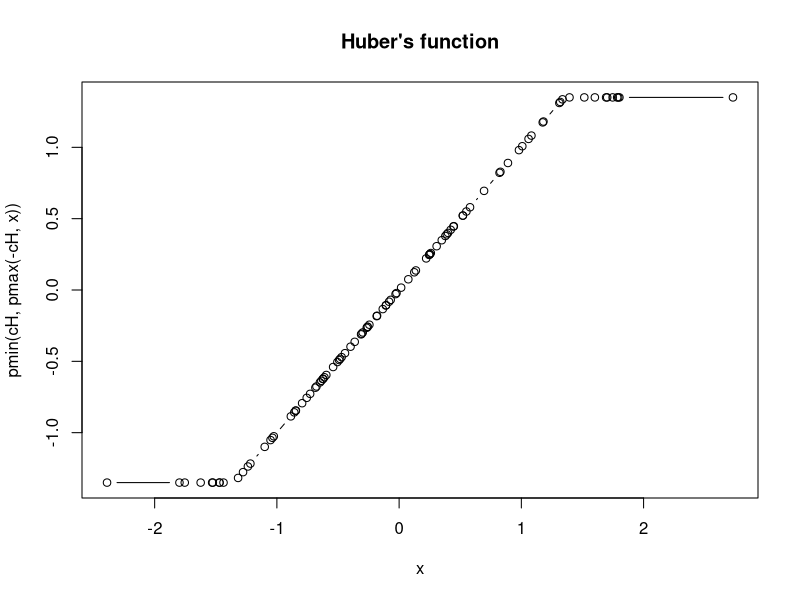
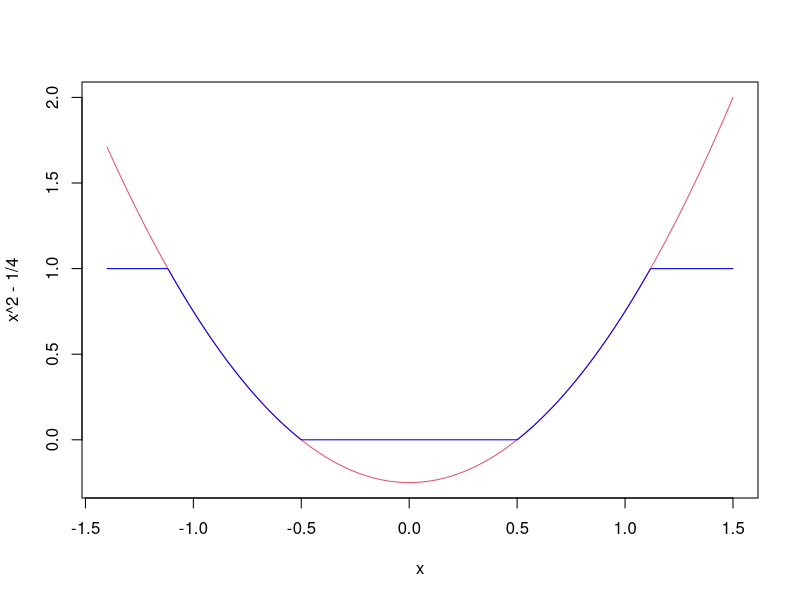
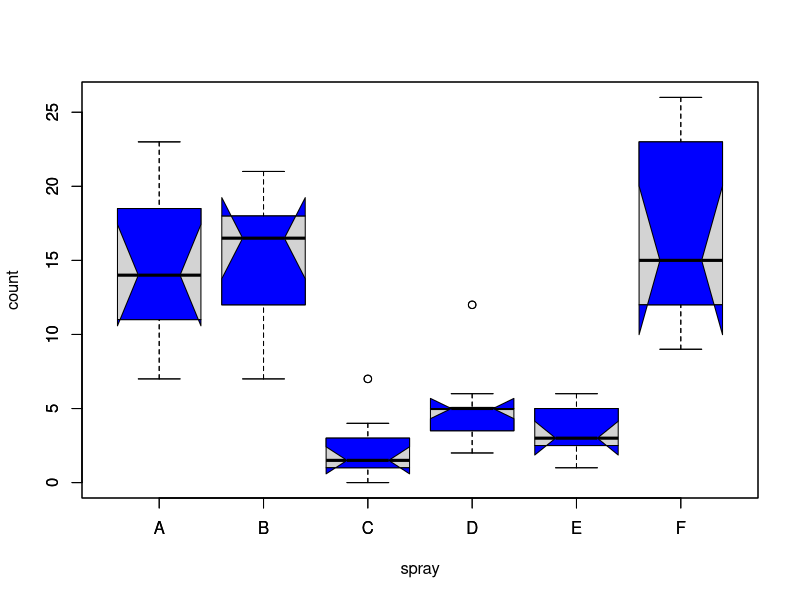
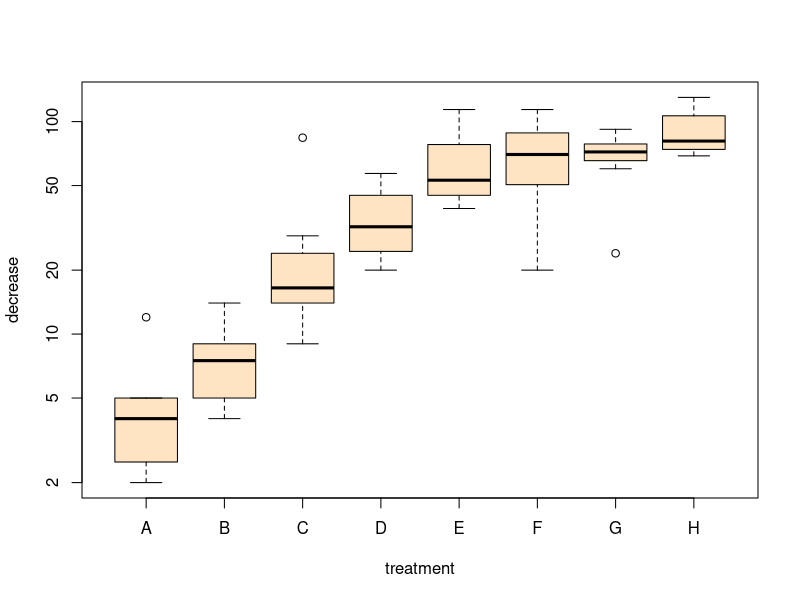
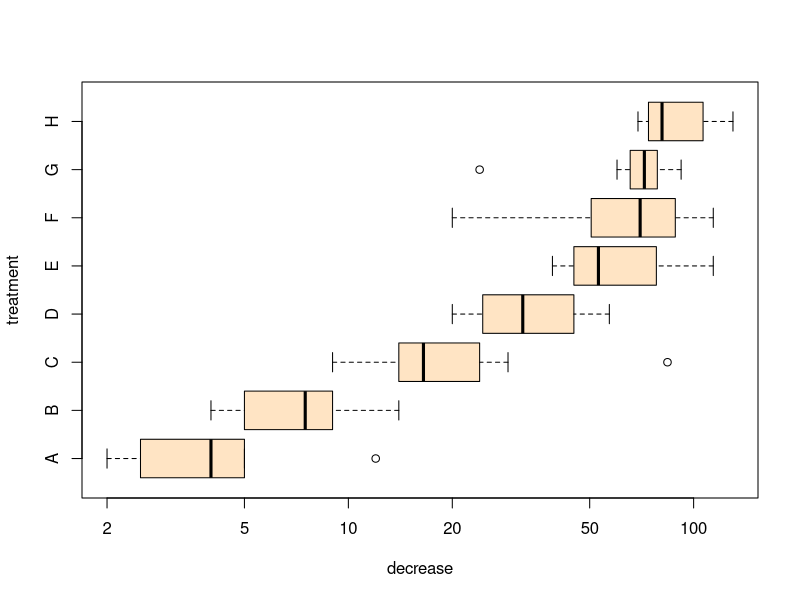
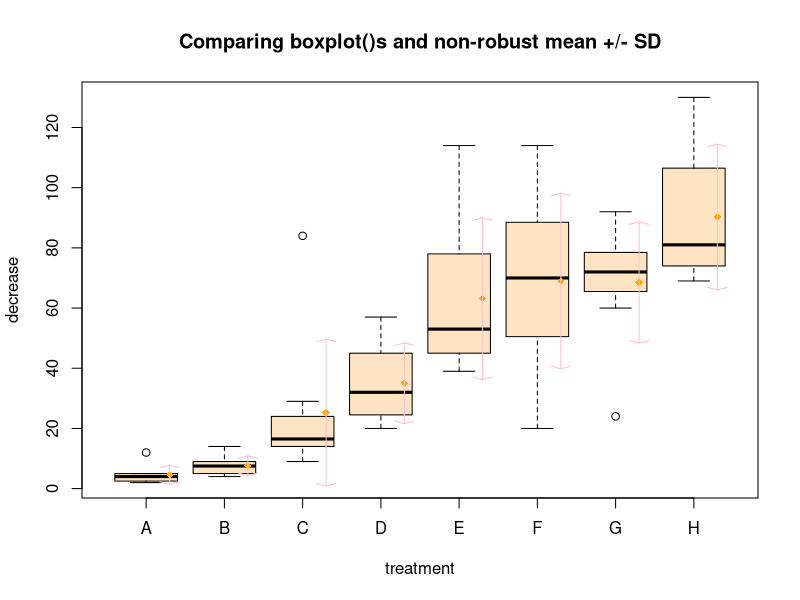
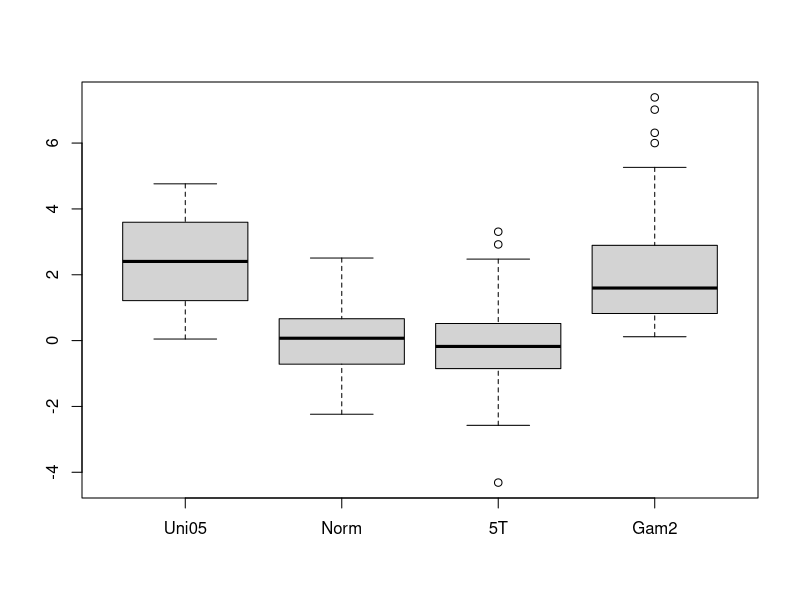
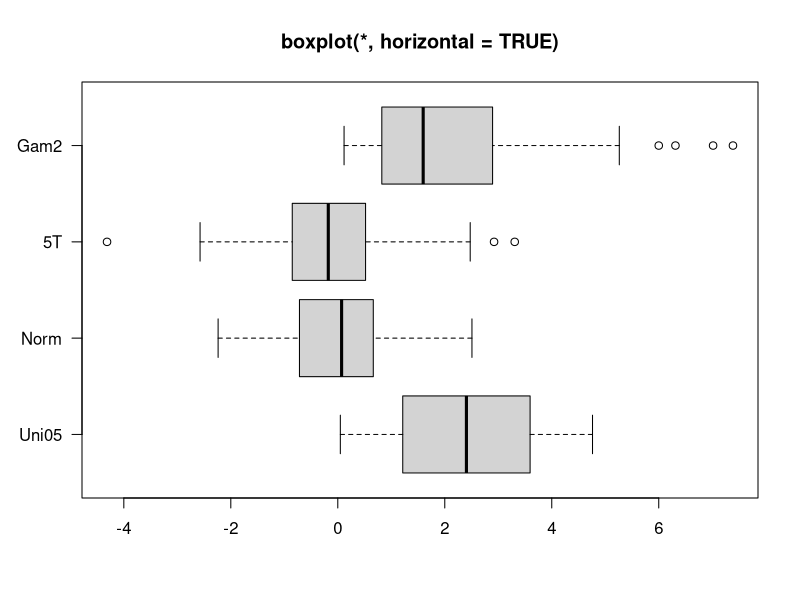

Write R code to recreate these figures, in order. (Note: this script raises an error after producing the figures.)
## ---- chunk 1
1 + 1
## ---- chunk 2
"Go Jacks"
## ---- chunk 3
3 < 4
## ---- chunk 4
2 + 2 == 5
## ---- chunk 5
T == TRUE
## ---- chunk 6
x = 42
## ---- chunk 7
x <- 42
## ---- chunk 8
x / 2
## ---- chunk 9
x <- "Go Jacks!"
## ---- chunk 10
x
## ---- chunk 11
x <- TRUE
## ---- chunk 12
sum(1, 3, 5)
## ---- chunk 13
rep("Yo ho!", times = 3)
## ---- chunk 14
? sum 
## ---- chunk 15
example(min)
## ---- chunk 16
min(5:1, pi)  # -> one number
## ---- chunk 17
example(boxplot)  # bring example of boxplot
## ---- chunk 18
max(1, 3, 5)  # return the maximum value of a vector
## ---- chunk 19
c(7, 3, 9)
## ---- chunk 20
fishes <- c(7, 3, 9)
fishes
## ---- chunk 21
barplot(fishes)  # see figure 6.1A
## ---- chunk 22
sum(fishes)
## ---- chunk 23
fishes[3]
## ---- chunk 24
fishes[2] <- fishes[2] + 1 
## ---- chunk 25
fishes[2] <- 4
fishes
## ---- chunk 26
fishes2 <- fishes - 1
fishes2
## ---- chunk 27
stolen <- c(0, 3, 4)  # a new vector
fishes2 - stolen
## ---- chunk 28
names(fishes) <- c("Tom", "Jerry", "Mickey")
## ---- chunk 29
fishes
barplot(fishes)   # see figure 6.1B
## ---- chunk 30
knitr::include_graphics("images/img0601_fish.png")
## ---- chunk 31
fishes["Jerry"]
## ---- chunk 32
2 * fishes
## ---- chunk 33
sum(fishes ^ 2)
## ---- chunk 34
c(1, TRUE, "three")
## ---- chunk 35
5:9
## ---- chunk 36
seq(5, 9)
## ---- chunk 37
seq(5, 9, .5)
## ---- chunk 38
x <- seq(1, 20, 0.1)
y <- sqrt(x)
## ---- chunk 39
plot(x, y)
## ---- chunk 40
a <- c(1, 3, NA, 7, 9)
sum(a)
## ---- chunk 41
? sum
## ---- chunk 42
sum(a, na.rm = TRUE)
## ---- chunk 43
is.na(a)
## ---- chunk 44
y <- list(height = 5,name = "John Doe", BP = c(100, 77))  # a list with 3 components
## ---- chunk 45
y[[3]]
## ---- chunk 46
y$BP
## ---- chunk 47
result <- t.test(rnorm(100), rnorm(100))  # rnorm(100): 100 random number
result  # A list holds all  results of t-test
result$p.value  # This retrieves just the P value
result$estimate  # this returns a vector containing two values
## ---- chunk 48
? t.test
## ---- chunk 49
pvalues <- rep(1, 500)  # define a vector containing 500 numbers, all equal to 1.
for (i in 1:500) {  # Loop: The values of i takes values from 1,2,3, …, 500
     result = t.test(rnorm(100), rnorm(100))    
     pvalues[i] = result$p.value  # P values are stored in the i-th element in the vector
}  
hist(pvalues)  # define
summary(pvalues)   
sum(pvalues < 0.05)  # Count how many P values are less than 0.05. 
## ---- chunk 50
knitr::include_graphics("images/img0701_string.png")
## ---- chunk 51
x <- "R is cool"
## ---- chunk 52
nchar(x)
## ---- chunk 53
paste(x, "!!")
## ---- chunk 54
substr(x, 6, 9)
## ---- chunk 55
strsplit(x, " ")
## ---- chunk 56
gsub("R", "Tim", x)
## ---- chunk 57
gsub(" .*", "", x)
## ---- chunk 58
grepl("is", x)
## ---- chunk 59
tolower(x)
toupper(x)
## ---- chunk 60
knitr::include_graphics("images/img0702_vector.png")
## ---- chunk 61
x <- c("ab", "cde", "d", "ab") 
## ---- chunk 62
x[2]
## ---- chunk 63
length(x)
## ---- chunk 64
unique(x)
## ---- chunk 65
duplicated(x)
## ---- chunk 66
nchar(x)
## ---- chunk 67
y <- c("ab", "e")
union(x, y)
## ---- chunk 68
intersect(x, y)
## ---- chunk 69
paste(x, "Q")
## ---- chunk 70
paste0(x, "Q")
## ---- chunk 71
paste(x, collapse = " ")
## ---- chunk 72
DNA <- "taaCCATTGtaaGAACATGGTTGTCcaaaCAAGATGCTAGT"
## ---- chunk 73
DNA <- toupper(DNA)
## ---- chunk 74
segs <- strsplit(DNA, "ATG")
## ---- chunk 75
segs <- unlist(segs)   
segs  # a vector of strings
segs[1]  # first segment
## ---- chunk 76
knitr::include_graphics("images/img0703_matrix.png")
## ---- chunk 77
x <- as.matrix(iris[1:10, 1:4])
## ---- chunk 78
head(x)
## ---- chunk 79
t(x)
## ---- chunk 80
y <- 2*x+5
y
## ---- chunk 81
x + y
x * y
## ---- chunk 82
x>3
## ---- chunk 83
rowMeans(x)
colMeans(x)
rowSums(x)
colSums(x)
## ---- chunk 84
apply(x, 2, sd)
## ---- chunk 85
apply(x, 1, median)
## ---- chunk 86
heatmap(x, scale = "column", margins = c(10,5))
## ---- chunk 87
knitr::include_graphics("images/img0704n.png")
knitr::include_graphics("images/img0704n1.png")
## ---- chunk 88
x <- iris
## ---- chunk 89
summary(x)
## ---- chunk 90
head(x)
tail(x)
## ---- chunk 91
dim(x)
## ---- chunk 92
nrow(x)
ncol(x)
## ---- chunk 93
colnames(x)
rownames(x)
## ---- chunk 94
str(x)
## ---- chunk 95
x[2, 3]
## ---- chunk 96
x[1:10, 2:4]
## ---- chunk 97
x[, 1]
## ---- chunk 98
x$Sepal.Length
## ---- chunk 99
mean(x$Sepal.Length)
